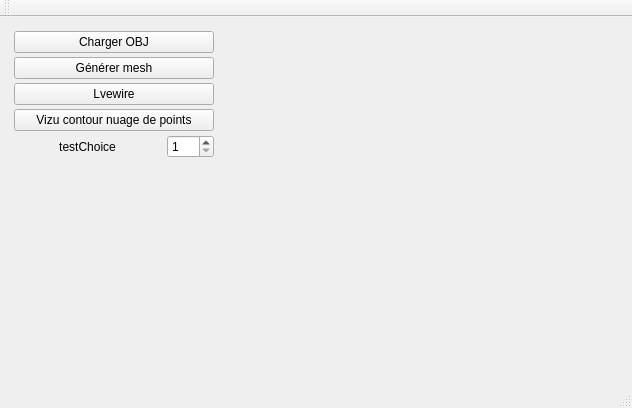
<?xml version="1.0" encoding="UTF-8"?>
<ui version="4.0">
 <class>MainWindow</class>
 <widget class="QMainWindow" name="MainWindow">
  <property name="geometry">
   <rect>
    <x>0</x>
    <y>0</y>
    <width>632</width>
    <height>408</height>
   </rect>
  </property>
  <property name="windowTitle">
   <string>MainWindow</string>
  </property>
  <widget class="QWidget" name="centralWidget">
   <layout class="QHBoxLayout" name="horizontalLayout_2">
    <item>
     <widget class="QWidget" name="widget_2" native="true">
      <property name="sizePolicy">
       <sizepolicy hsizetype="Maximum" vsizetype="Preferred">
        <horstretch>150</horstretch>
        <verstretch>0</verstretch>
       </sizepolicy>
      </property>
      <property name="minimumSize">
       <size>
        <width>150</width>
        <height>0</height>
       </size>
      </property>
      <layout class="QVBoxLayout" name="verticalLayout">
       <property name="spacing">
        <number>4</number>
       </property>
       <property name="leftMargin">
        <number>3</number>
       </property>
       <property name="topMargin">
        <number>3</number>
       </property>
       <property name="rightMargin">
        <number>3</number>
       </property>
       <property name="bottomMargin">
        <number>3</number>
       </property>
       <item>
        <widget class="QPushButton" name="pushButton_chargement">
         <property name="minimumSize">
          <size>
           <width>200</width>
           <height>0</height>
          </size>
         </property>
         <property name="text">
          <string>Charger OBJ</string>
         </property>
        </widget>
       </item>
       <item>
        <widget class="QPushButton" name="pushButton_generer">
         <property name="text">
          <string>Générer mesh</string>
         </property>
        </widget>
       </item>
       <item>
        <widget class="QPushButton" name="pushButton_livewire">
         <property name="text">
          <string>Lvewire</string>
         </property>
        </widget>
       </item>
       <item>
        <widget class="QPushButton" name="pushButton_vizuContour">
         <property name="text">
          <string>Vizu contour nuage de points</string>
         </property>
        </widget>
       </item>
       <item>
        <layout class="QHBoxLayout" name="horizontalLayout">
         <item>
          <widget class="QLabel" name="label">
           <property name="sizePolicy">
            <sizepolicy hsizetype="Expanding" vsizetype="Preferred">
             <horstretch>0</horstretch>
             <verstretch>0</verstretch>
            </sizepolicy>
           </property>
           <property name="text">
            <string>testChoice</string>
           </property>
           <property name="alignment">
            <set>Qt::AlignCenter</set>
           </property>
          </widget>
         </item>
         <item>
          <widget class="QSpinBox" name="spinBox">
           <property name="minimum">
            <number>1</number>
           </property>
           <property name="maximum">
            <number>100</number>
           </property>
          </widget>
         </item>
        </layout>
       </item>
       <item>
        <spacer name="verticalSpacer">
         <property name="orientation">
          <enum>Qt::Vertical</enum>
         </property>
         <property name="sizeHint" stdset="0">
          <size>
           <width>20</width>
           <height>40</height>
          </size>
         </property>
        </spacer>
       </item>
      </layout>
     </widget>
    </item>
    <item>
     <widget class="MeshViewerWidget" name="displayWidget" native="true"/>
    </item>
   </layout>
  </widget>
  <widget class="QMenuBar" name="menuBar">
   <property name="geometry">
    <rect>
     <x>0</x>
     <y>0</y>
     <width>632</width>
     <height>22</height>
    </rect>
   </property>
  </widget>
  <widget class="QToolBar" name="mainToolBar">
   <attribute name="toolBarArea">
    <enum>TopToolBarArea</enum>
   </attribute>
   <attribute name="toolBarBreak">
    <bool>false</bool>
   </attribute>
  </widget>
  <widget class="QStatusBar" name="statusBar"/>
 </widget>
 <layoutdefault spacing="6" margin="11"/>
 <customwidgets>
  <customwidget>
   <class>MeshViewerWidget</class>
   <extends>QWidget</extends>
   <header location="global">meshviewerwidget.h</header>
   <container>1</container>
  </customwidget>
 </customwidgets>
 <resources/>
 <connections/>
</ui>
